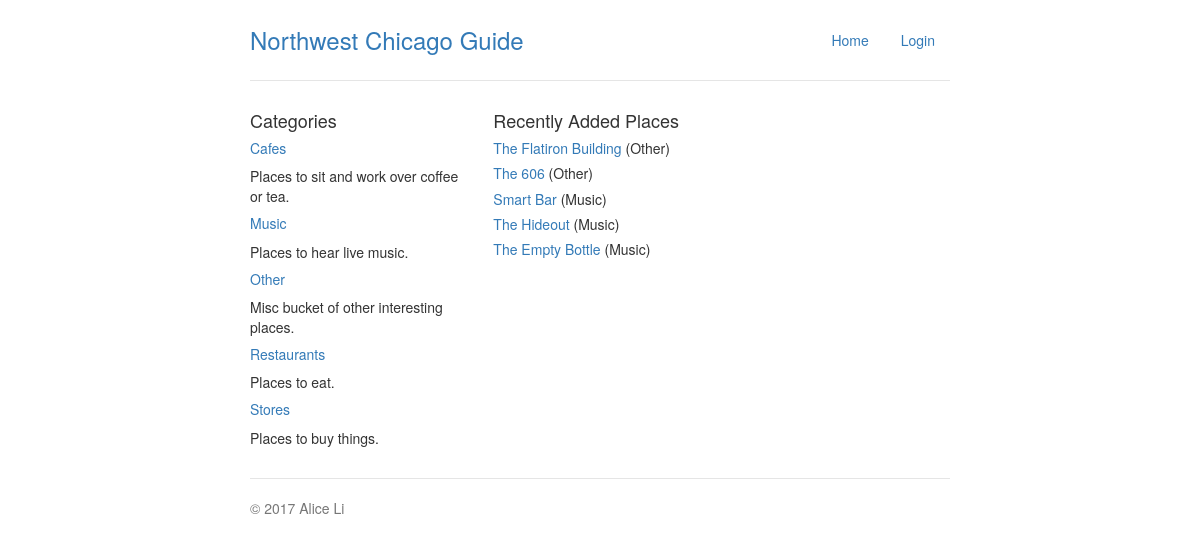
The page / on the database its author committed.
### db_setup.py (models this page shows, shortened)
class Category(Base):
    __tablename__ = 'category'
    id = Column(Integer, primary_key=True)
    name = Column(String(80), nullable=False)
    description = Column(String(250))

class Place(Base):
    __tablename__ = 'place'
    id = Column(Integer, primary_key=True)
    name = Column(String(80), nullable=False)
    neighborhood = Column(String(80))
    description = Column(String(250))
    category_id = Column(Integer, ForeignKey('category.id'))
    category = relationship(Category)
    user_id = Column(Integer, ForeignKey('user.id'))
    user = relationship(User)
    created = Column(TIMESTAMP, server_default=func.now())

### neighborhood_app.py (the view)
@app.route('/')
def showGuide():
    places = db_session.query(Place).order_by(desc(Place.id)).limit(5)
    return renderGuidePage('main.html',
                           places=places)

### neighborhood_app.py (called while the page is built)
def renderGuidePage(template, **kwargs):
    categories = db_session.query(Category).order_by(asc(Category.name))
    return render_template(template, categories=categories, **kwargs)

### templates/main.html
{% extends "base.html" %}
{% block content %}
	<h4>Recently Added Places</h4>
	{% for place in places %}
	<h5><a href="{{url_for('showPlace',
	                       categoryID=place.category.id,
	                       placeID=place.id)}}">{{ place.name }}</a> ({{ place.category.name }}) </h5>
	{% endfor %}
{% endblock %}

### templates/base.html (shortened to what this page needs)
<!DOCTYPE html>
<html lang="en">
  <head>
	<link rel="stylesheet" href="https://maxcdn.bootstrapcdn.com/bootstrap/3.3.7/css/bootstrap.min.css">
    <link href="/static/main.css" rel="stylesheet">
  </head>
  <body class="container">
    <header>
      <div class="header clearfix">
        <nav>
          <ul class="nav nav-pills pull-right">
            {% if session.get('credentials') %}
              <li class="list-group-item no-border">Welcome, {{ session.get('username') }}</li>
              <li role="presentation"><a href="/">Home</a></li>
              <li role="presentation"><a href="{{url_for('newPlace')}}">Add New</a>
              <li role="presentation"><a href="{{url_for('showLogout')}}">Logout</a>
            {% else %}
              <li role="presentation"><a href="/">Home</a></li>
              <li role="presentation"><a href="{{url_for('showLogin')}}">Login</a>
            {% endif %}
          </ul>
        </nav>
        <h3 class="text-muted"><a href="/">Northwest Chicago Guide</a></h3>
      </div>
    </header>
    <main>
      <div class="row">
        <div class="col-lg-4">
        <h4>Categories</h4>
          {% for category in categories %}
            <h5><a href="/places/{{ category.id }}/">{{ category.name }}</a></h5>
            <p>{{ category.description }}</p>
          {% endfor %}
        </div>
        <div class="col-lg-8">
    		{% block content %}
    		{% endblock %}
    		</div>
      </div>
	</main>
    <footer class="footer">
        <p>&copy; 2017 Alice Li</p>
    </footer>
  </body>
</html>

### static/main.css (style rules this page uses)
body, main { padding-top: 20px; padding-bottom: 20px; }
.header, .marketing, .footer { padding-right: 15px; padding-left: 15px; }
.header { padding-bottom: 20px; border-bottom: 1px solid #e5e5e5; }
.header h3 { margin-top: 0; margin-bottom: 0; line-height: 40px; }
.footer { padding-top: 19px; color: #777; border-top: 1px solid #e5e5e5; }
@media (min-width: 768px) { .container { max-width: 730px; } }
@media screen and (min-width: 768px) { .header, .marketing, .footer { padding-right: 0; padding-left: 0; } }

### rows shown on the page
Category: name "Cafes", description "Places to sit and work over coffee or tea."
Category: name "Music", description "Places to hear live music."
Category: name "Other", description "Misc bucket of other interesting places."
Category: name "Restaurants", description "Places to eat."
Category: name "Stores", description "Places to buy things."
Place: name "The Flatiron Building", category.name "Other"
Place: name "The 606", category.name "Other"
Place: name "Smart Bar", category.name "Music"
Place: name "The Hideout", category.name "Music"
Place: name "The Empty Bottle", category.name "Music"
